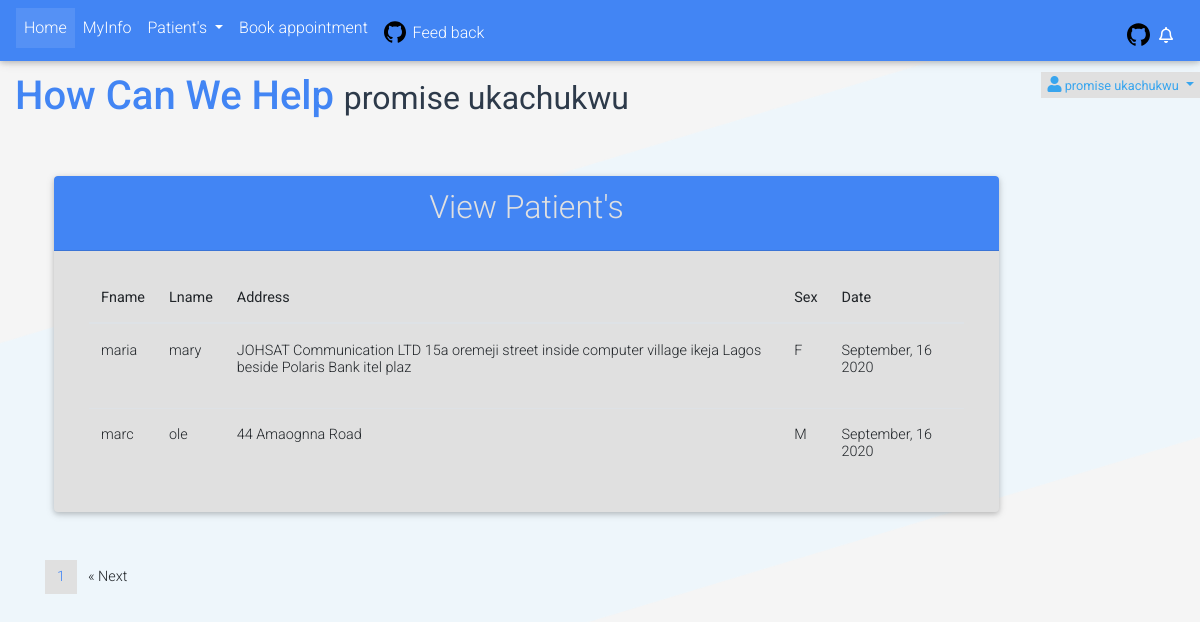
The page /user/viewpatient.php (signed in) on the database its author committed.
### tables this page shows
CREATE TABLE `users` (
  `user_id` int(11) NOT NULL,
  `patient_id` int(11) NOT NULL,
  `fname` varchar(30) NOT NULL,
  `lname` varchar(30) NOT NULL,
  `contact` varchar(30) NOT NULL,
  `email` varchar(100) NOT NULL,
  `address` varchar(2500) NOT NULL,
  `password` varchar(30) NOT NULL,
  `user_roll` varchar(50) NOT NULL,
  `sex` char(3) DEFAULT NULL,
  `date` text DEFAULT NULL
);

### user/viewpatient.php (the view, shortened to what this page needs)
<?php require 'inc/user_header.php' ?>
    </head>
    <body style="background-color: #f5f5f5;">
<header>
<?php require 'inc/user_navigation.php' ?>
</header>
<?php include 'inc/welcomepage.php'; ?>
<main>
    <div class="container-fluid">
        <div class="col-l2-lg">
        <div class="col-lg-10 mx-4">
<div class="card bg-light my-5">
<div class="card-header text-center text-light bg-primary">
<h2 class="card-title">View Patient's</h2>
</div>
<div class="card-body form-body">
<div class="col-lg-12 text-light">
<table class="table table-responsive-sm table-responsive-md table-responsive-xl">
<thead>
<th>Fname</th>
<th>Lname</th>
<th>Address</th>
<th>Sex</th>
<th>Date</th>
</thead>
<tbody>
<?php
if(isset($_GET['page'])){
$page = $_GET['page'];
}else{
$page = 1;
}
$num_per_page = 2;
$start_from = ($page -1) * 2;
$query = "SELECT * FROM users LIMIT $start_from,$num_per_page";
$patient_result = mysqli_query($conn, $query);
while($row = mysqli_fetch_assoc($patient_result)){
$fname = $row['fname'];
$lname = $row['lname'];
$address = $row['address'];
$sex = $row['sex'];
$date = $row['date'];
echo '<tr>';
echo '<td>'.$fname.'</td>';
echo '<td>'.$lname.'</td>';
echo '<td>'.$address.'</td>';
echo '<td>'.$sex.'</td>';
echo '<td>'.$date.'</td>';
echo '</tr>';
}
?>
</tbody>
</table>
</div>
</div>
</div>
</div>
                </div>
                <?php
                            $statement = "SELECT * FROM users";
                            $total_result = $conn->query($statement);
                            $total_faq = mysqli_num_rows($total_result);
                            $total_faq_page = ceil($total_faq / $num_per_page);
                            ?>
                                <div class="col-lg-12">
                                <div class="container">
                        <nav aria-label="...">
                <ul class="pagination my-3">
                    <?php
                    for ($i=1; $i < $total_faq_page ; $i++) {
                    echo "<li class='page-item  bg-light'><a class='page-link light text-primary' href='viewpatient.php?page=".$i."'>$i</a></li>";
                    }
                if($i > $page){
                    echo "<li class='page-item'><a class='page-link ' href='viewpatient.php?page=".($page + 1)."'>
                    <span aria-hidden='true'>&laquo;</span>
                    Next
                    </a>
                    </li>";
                    }
                    ?>
                </ul>
                </nav>
                                </div>
                                </div>
            </div>
</main>
    </body>
</html>

### admin/css/nomalise.css (style rules this page uses)
body, html { height:100%; }
.card { overflow:hidden; }

### user/css/sample.css (style rules this page uses)
body, html { padding: 0; margin: 0; }
body { height: 100%; color: #2D3A4A; background-image: url(../img/bg.png); background-repeat: no-repeat; background-position: 50% 100%; background-size: 100% auto; }
body * { box-sizing: border-box; }
a { color: #38A5EE; }

### rows shown on the page
users: fname "maria", lname "mary", address "JOHSAT Communication LTD 15a oremeji street inside computer village ikeja Lagos beside Polaris Bank itel plaz", sex "F", date "September, 16 2020"
users: fname "marc", lname "ole", address "44 Amaognna Road", sex "M", date "September, 16 2020"

### other values the page prints
$_SESSION['fname'] "promise"
$_SESSION['lname'] "ukachukwu"
